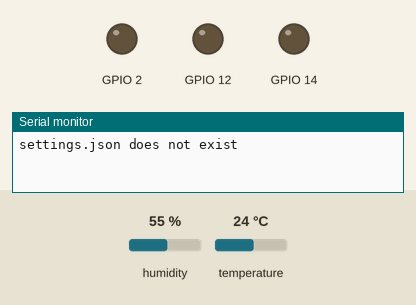
Recording of a program running on a simulated ESP32. Parts: output pins drawn as LEDs (lit = HIGH), the last lines printed to the serial monitor. Inputs (shaded band) come from the test bench; at power-on: humidity 55 %, temperature 24 °C. WiFi joins after 1.5 s; servers stay silent unless stated; the local clock reads 2024-03-15 10:24:30 at power-on unless the program sets it; storage starts empty; web services answer with replies made up by the test bench.

Above: at 0.1 s.
At 2.6 s:
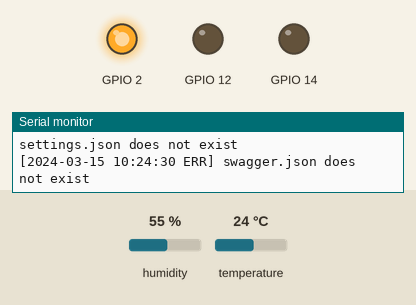
Timing chart, 0 to 4.1 s (numbered marks = the images above):
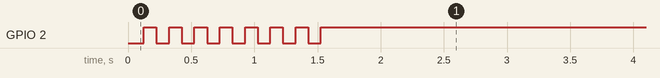

The program:

main.cpp
```cpp
#include <Arduino.h>
#include <SdFat.h>
#include <uRTCLib.h>
#include <Adafruit_Sensor.h>
#include <DHT.h>
#include "WiFiManager.hpp"
#include "TelegramNotifier.hpp"
#include "RtcDateTimeProvider.hpp"
#include "LoggerFactory.hpp"
#include "SettingsAccessor.hpp"
#include "DashboardService.hpp"
#include "WebServer.hpp"

uRTCLib rtc(0x68);
RtcDateTimeProvider dateTimeProvider(rtc);
SdFat sd;
TelegramNotifier* notifier;
LoggerFactory* logger;
WiFiManager* wifiManager;
DashboardService* dashboard;
WebServer* webServer;

void setup() {
    Serial.begin(9600);
    sd.begin(4, SPI_HALF_SPEED);
    URTCLIB_WIRE.begin();
    rtc.refresh();

    // settings
    SettingsAccessor settingsAccessor(sd);
    Settings settings = settingsAccessor.getSettings();

    // notifier
    notifier = new TelegramNotifier(settings.telegram.botId, settings.telegram.chatId);

    // logger
    logger = new LoggerFactory(dateTimeProvider, notifier);
    logger->writeToSerial(settings.logLevel.serial, Serial);
    logger->writeToSdCard(settings.logLevel.sd, sd);

    // WiFi
    wifiManager = new WiFiManager(settings.wifi.ssid, settings.wifi.password, *logger);
    wifiManager->connect();
    delay(1000);
    wifiManager->checkConnection();

    // Web Server
    dashboard = new DashboardService(*logger);
    dashboard->bebin();
    webServer = new WebServer(*dashboard, *logger, sd, settings.apiKey);
    webServer->bebin(80);
}

void loop() {
    rtc.refresh();
    webServer->refresh();
}
```
